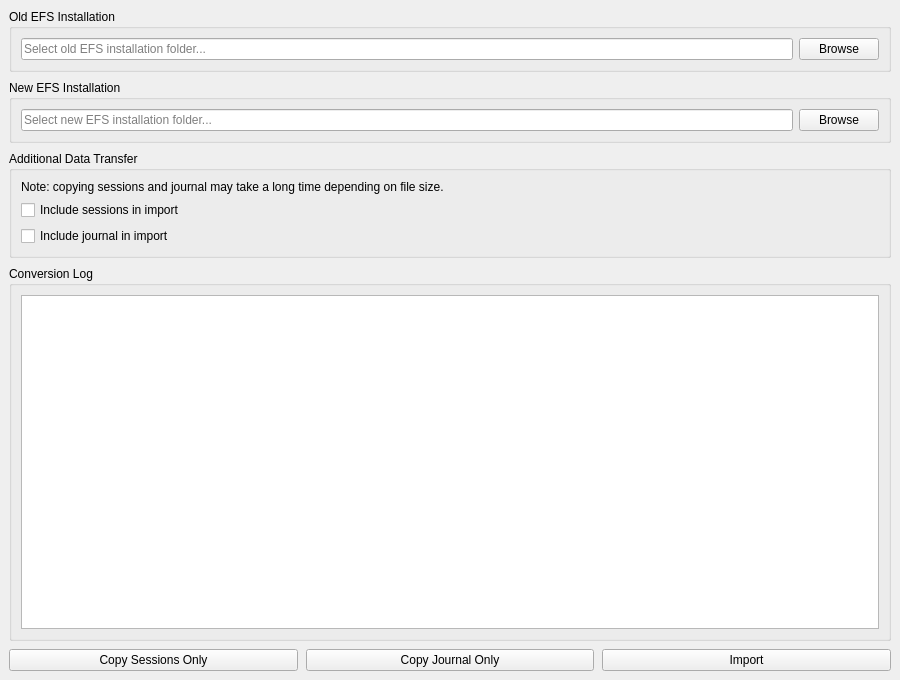
<?xml version="1.0" encoding="UTF-8"?>
<ui version="4.0">
 <class>MainWindow</class>

 <widget class="QMainWindow" name="MainWindow">

  <property name="geometry">
   <rect>
    <x>0</x>
    <y>0</y>
    <width>900</width>
    <height>680</height>
   </rect>
  </property>

  <property name="windowTitle">
   <string>EFS Migration Tool</string>
  </property>

  <widget class="QWidget" name="centralwidget">

   <layout class="QVBoxLayout" name="verticalLayout">

    <property name="spacing">
     <number>8</number>
    </property>

    <property name="contentsMargins">
     <number>12</number>
    </property>

    <!-- OLD INSTALLATION -->

    <item>
     <widget class="QGroupBox" name="groupOld">
      <property name="title">
       <string>Old EFS Installation</string>
      </property>
      <layout class="QHBoxLayout" name="horizontalLayoutOld">
       <item>
        <widget class="QLineEdit" name="txtOldPath">
         <property name="placeholderText">
          <string>Select old EFS installation folder...</string>
         </property>
        </widget>
       </item>
       <item>
        <widget class="QPushButton" name="btnBrowseOld">
         <property name="text">
          <string>Browse</string>
         </property>
         <property name="maximumWidth">
          <number>80</number>
         </property>
        </widget>
       </item>
      </layout>
     </widget>
    </item>

    <!-- NEW INSTALLATION -->

    <item>
     <widget class="QGroupBox" name="groupNew">
      <property name="title">
       <string>New EFS Installation</string>
      </property>
      <layout class="QHBoxLayout" name="horizontalLayoutNew">
       <item>
        <widget class="QLineEdit" name="txtNewPath">
         <property name="placeholderText">
          <string>Select new EFS installation folder...</string>
         </property>
        </widget>
       </item>
       <item>
        <widget class="QPushButton" name="btnBrowseNew">
         <property name="text">
          <string>Browse</string>
         </property>
         <property name="maximumWidth">
          <number>80</number>
         </property>
        </widget>
       </item>
      </layout>
     </widget>
    </item>

    <!-- EXTRA DATA -->

<item>
     <widget class="QGroupBox" name="groupExtraData">
      <property name="title">
       <string>Additional Data Transfer</string>
      </property>
      <layout class="QVBoxLayout" name="verticalLayoutExtraData">

       <item>
        <widget class="QLabel" name="lblExtraDataNote">
         <property name="text">
          <string>Note: copying sessions and journal may take a long time depending on file size.</string>
         </property>
         <property name="wordWrap">
          <bool>true</bool>
         </property>
        </widget>
       </item>

       <item>
        <widget class="QCheckBox" name="chkSessions">
         <property name="text">
          <string>Include sessions in import</string>
         </property>
        </widget>
       </item>

       <item>
        <widget class="QCheckBox" name="chkJournal">
         <property name="text">
          <string>Include journal in import</string>
         </property>
        </widget>
       </item>

      </layout>
     </widget>
    </item>

    <!-- LOG AREA -->

    <item>
     <widget class="QGroupBox" name="groupLog">
      <property name="title">
       <string>Conversion Log</string>
      </property>
      <layout class="QVBoxLayout" name="verticalLayoutLog">
       <item>
        <widget class="QTextEdit" name="txtLog">
         <property name="readOnly">
          <bool>true</bool>
         </property>
        </widget>
       </item>
      </layout>
     </widget>
    </item>

    <!-- BOTTOM BUTTONS -->

    <item>
     <layout class="QHBoxLayout" name="horizontalLayoutBottomButtons">

      <item>
       <widget class="QPushButton" name="btnCopySessions">
        <property name="minimumHeight">
         <number>44</number>
        </property>
        <property name="text">
         <string>Copy Sessions Only</string>
        </property>
       </widget>
      </item>

      <item>
       <widget class="QPushButton" name="btnCopyJournal">
        <property name="minimumHeight">
         <number>44</number>
        </property>
        <property name="text">
         <string>Copy Journal Only</string>
        </property>
       </widget>
      </item>

      <item>
       <widget class="QPushButton" name="btnImport">
        <property name="minimumHeight">
         <number>44</number>
        </property>
        <property name="text">
         <string>Import</string>
        </property>
       </widget>
      </item>

     </layout>
    </item>

   </layout>
  </widget>

 </widget>

 <resources/>
 <connections/>

</ui>
